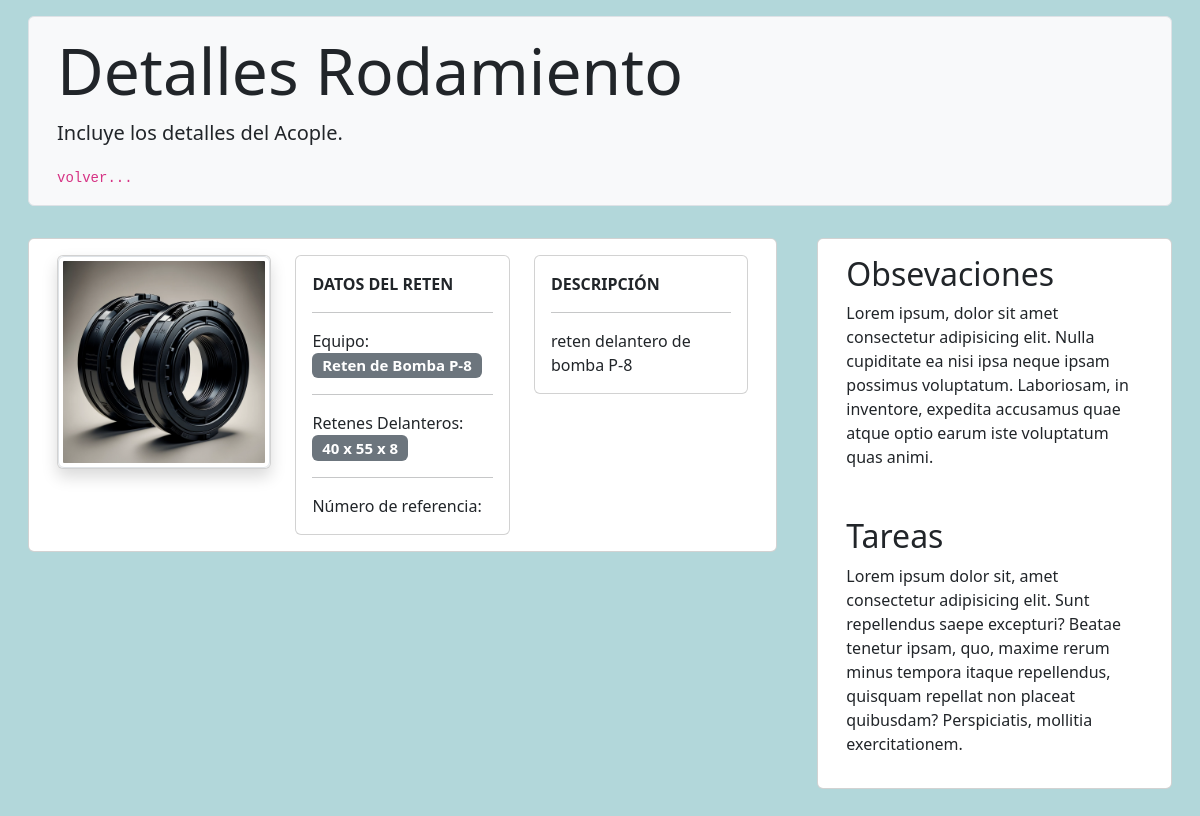
/seals/1/seal/, run on the app's committed database.
### seals/models.py (models this page shows, shortened)
class Seal(models.Model):
    front_seal = 'reten delantero'
    rear_seal = 'reten trasero'
    side_of_object = (
        (front_seal, 'reten delantero'),
        (rear_seal, 'reten trasero')
    )
    side = models.CharField(
        max_length=50, choices=side_of_object, default='reten delantero'
    )
    single_lip_seal = 'Reten de labio simple'
    double_lip_seal = 'Reten de labio doble'
    seal_type = (
        (single_lip_seal, 'Reten de labio simple'),
        (double_lip_seal, 'Reten de labio doble'),
    )
    types = models.CharField(
        max_length=50, choices=seal_type, default='Reten de labio simple'
    )
    inner_diameter = models.PositiveIntegerField(
        blank=True, null=True, help_text="millimeters (mm)"
    )
    outer_diameter = models.PositiveIntegerField(
        blank=True, null=True, help_text="millimeters (mm)"
    )
    broad = models.PositiveIntegerField(
        blank=True, null=True, help_text="millimeters (mm)"
    )
    number_reference = models.CharField(max_length=100, blank=True)
    description = models.TextField(blank=True, null=True)
    image = models.ImageField(
        default='retenes/default/seals.png',
        upload_to='retenes',
        verbose_name='Imagen de reten',
        blank=True
    )
    class Meta:
        verbose_name = 'Reten'
        verbose_name_plural = 'Retenes'

class PumpSeal(models.Model):
    pump = models.ForeignKey(
         Pumps, on_delete=models.CASCADE,
         null=True, blank=True, related_name='seal'
    )
    seal = models.ForeignKey(
        Seal, on_delete=models.CASCADE, related_name='pump_seal'
    )

### pumps/models.py (models this page shows, shortened)
class Pumps(models.Model):
    tag = models.CharField(max_length=50, unique=True)
    brand = models.CharField(max_length=100, blank=True)
    model = models.CharField(max_length=100, blank=True)
    centrifuge = 'Centrífuga'
    gears = 'Engranajes'
    pneumatics = 'Neumática'
    pump_type = (
        (centrifuge, 'Centrífuga'),
        (gears, 'Engranajes'),
        (pneumatics, 'Neumática'),
    )
    types = models.CharField(
        max_length=50, choices=pump_type, default='Centrífuga'
    )
    description = models.TextField(blank=True)
    image = models.ImageField(
        default='bombas/default/pump.png',
        upload_to='bombas',
        verbose_name='Imagen de bomba',
        blank=True
    )
    class Meta:
        verbose_name = "Bomba"
        verbose_name_plural = "Bombas"

### seals/views.py (the view)
# urls.py: path('<int:seal_id>/seal/', views.seal_detail, name='seal_detail')
def seal_detail(request, seal_id):
    template = 'seals/seal_detail.html'
    seal = get_object_or_404(Seal, pk=seal_id)
    pump_seals = seal.pump_seal.all()
    motor_seals = seal.motor_seal.all()
    list_seals = []
    for seal_pump in pump_seals:
        list_seals.append({'type': 'pump', 'object': seal_pump})
    for seal_motor in motor_seals:
        list_seals.append({'type': 'pump', 'object': seal_motor})
    context = {
        'seal': seal,
        'pump_seals': pump_seals,
        'motor_seals': motor_seals,
        'list_seals': list_seals,
    }
    return render(request, template, context)

### templates/seals/seal_detail.html (shortened to what this page needs)
{% extends 'base.html' %}
{% block content %}
{% load static %}
<div class="container-fluid mt-3">
    <div class="p-2 m-3 bg-light rounded-2 border">
        <div class="container m-2">
            <h1 class="display-3">Detalles Rodamiento {{ seal.pump.tag }}</h1>
            <p class="lead">Incluye los detalles del Acople.</p>
            <code><a href="{% url 'seals' %}" style="color: inherit; cursor: pointer; text-decoration: none">volver...</a></code>
        </div>
    </div>
</div>
<section class="mt-4 mb-4">
    <div class="row m-2">
        <div class="col-md-8">
            <div class="card m-2">
                <div class="row m-3">
                    <div class="col-lg-4">
                        <div class="card shadow">
                            <img src="{{ seal.image.url }}" class="img-thumbnail image-motor" alt="{{ seal.image.url }}" style="cursor: pointer;" data-bs-toggle="modal" data-bs-target="#imagenModal{{ seal.id }}">
                        </div>
                    </div>
                    <div class="col-lg-4">
                        <div class="card">
                            <div class="card-body">
                                <p class="card-text"><strong class="objectTitle">Datos del Reten</strong></p>
                                <hr>
                                {% for seal in list_seals %}
                                {% if seal.type == 'pump' %}
                                <p class="card-text">Equipo: <span class="badge bg-secondary data">Reten de Bomba {{ seal.object.pump.tag }}</span></p>
                                {% elif seal.type == 'motor' %}
                                <p class="card-text">Equipo: <span class="badge bg-secondary data">Retem Motor de Bomba {{ seal.object.motor.pump.tag }}</span></p>
                                {% endif %}
                                {% endfor %}
                                <hr>
                                <p class="card-text">
                                    {% if seal.side == 'reten delantero' %}Retenes Delanteros: <span class="badge bg-secondary data">{{ seal.inner_diameter }} x {{ seal.outer_diameter }} x {{ seal.broad }}</span>{% else %}Retenes Traseros: <span class="badge bg-secondary data">{{ seal.inner_diameter }} x {{ seal.outer_diameter }} x {{ seal.broad }}</span>
                                    {% endif %}
                                </p>
                                <hr>
                                <p class="card-text">Número de referencia: </p>
                            </div>
                        </div>
                    </div>
                    <div class="col-lg-4">
                        <div class="card">
                            <div class="card-body">
                                <p class="card-text"><strong class="objectTitle">Descripción</strong></p>
                                <hr>
                                <p class="card-text">{{ seal.description }}</p>
                            </div>
                        </div>
                    </div>
                </div>
            </div>
        </div>
        <div class="col-md-4">
            <div class="card m-2">
                <div class="row m-3">
                    <h2>Obsevaciones</h2>
                    <p>Lorem ipsum, dolor sit amet consectetur adipisicing elit. Nulla cupiditate ea nisi ipsa neque ipsam possimus voluptatum. Laboriosam, in inventore, expedita accusamus quae atque optio earum iste voluptatum quas animi.</p>
                </div>
                <div class="row m-3">
                    <h2>Tareas</h2>
                    <p>Lorem ipsum dolor sit, amet consectetur adipisicing elit. Sunt repellendus saepe excepturi? Beatae tenetur ipsam, quo, maxime rerum minus tempora itaque repellendus, quisquam repellat non placeat quibusdam? Perspiciatis, mollitia exercitationem.</p>
                </div>
            </div>
        </div>
    </div>
</section>
{% endblock %}

### data on the page
Seal: image (picture), inner_diameter "40", outer_diameter "55", broad "8", description "reten delantero de bomba P-8"
PumpSeal: object.pump.tag "P-8"
